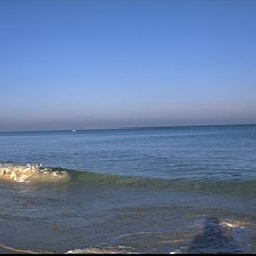
#> input picture problematique/baseDeDonneesImages/coast_art1130.jpg, 256 x 256 px; its folder holds only this picture in this run
$ python visualize.py
#> lines starting #> are read from the running program, lines starting #| are printed output that depends on the picture
### helpers/custom_class.py
import os

from helpers.custom_helper import *

#---------------------- Dimension tracker class
# Default values of dims
class dimension:
    # using Numpy will optimize the space and reduce the computation time
    def __init__(self, name, isAvg=True, max_dataset_size=292,mode=RGB):
#> called with name = 'mean bin', isAvg = True, max_dataset_size = 292, mode = 'RGB'
        self.max_dataset_size = max_dataset_size
        self.name = name
        self.mode=mode
        self.isAssociative = self.name in associative_dims
        # Doing the average only when asked to save computation time
        self.isAvg = isAvg
        self.round_val = 1
        self.create_storage()

    def change_mode(self,mode):
        self.mode=mode
    def create_storage(self):
        self.data = np.zeros((MODE_SIZE+1 if self.isAssociative else MODE_SIZE, self.max_dataset_size))
        if self.isAvg:
            self.mean = np.zeros((self.data.shape[0], 1))

    def update_dataset_size(self,new_size):
        self.max_dataset_size = new_size
        self.create_storage()
        return self

    def compute_mean(self):
        assert self.isAvg, "Not a average variable !"
        self.mean = np.round(np.mean(self.data, axis=1), self.round_val)

    def __setitem__(self, key, value):
        self.data[:,key]=value

    def __getitem__(self, item):
        return self.data[:,item]

    def get_axis(self,axe,mean=False):
        if not mean :
            return self.data[axe]
        elif self.isAvg:

            return self.mean[axe]


    def get_mean(self,index):
        assert self.isAvg,'Not an average variable'
        return self.mean[index]

    def __repr__(self):
        return f"{self.name},{self.mode},{'associative' if self.isAssociative else'dissociative'}," \
               f"{'avg' if self.isAvg else'no-avg'},{self.max_dataset_size}"

var_name2default_dim= {
    d_mean_bin:dimension(d_mean_bin,True),
    d_pred_bin:dimension(d_pred_bin,True),
    d_pred_count:dimension(d_pred_count,False),
    d_square_sum:dimension(d_square_sum,True),
    v_pred_bin:dimension(v_pred_bin,False)
}
getDefaultVar = lambda name,dataset_size=2 : var_name2default_dim[name].update_dataset_size(dataset_size)


#---------------------- Variables tracker class
class VariablesTracker:

    def __init__(self,track_list):
        if type(track_list)!= list :
            track_list=[track_list]
        self.variables=track_list # list of dimensions to watch !
        self.name2var={var.name:var for var in self.variables}


    def __getitem__(self, item): # get a variable by index
        return self.variables[item]

    def getVarByName(self,name):
        return self.name2var[name]

    def update_dataset_size(self,new_size):
        self.variables=[var.update_dataset_size(new_size) for var in self.variables]
        self.name2var={var.name:var for var in self.variables}
    def compute_mean(self):
        for var in self.variables:
            if var.isAvg :
                var.compute_mean()

    def compute_for_image(self,image,index,var):
            # We should only attack one var at a time
            debug=var_name2f[var.name](image)
            var[index]=debug

    def pick_var(self,dim=d_mean_bin, mode='RGB', index_mode=0):
        for var in self.variables :
            if var.name==dim  and var.mode==mode:
                return var.get_axis (index_mode)

    # [11 lines left out: functions pick_var_mean, __repr__, not called in this run]


#---------------------- Classes tracker class

from skimage import io as skiio
from skimage import color as skic
from helpers.analysis import Extent,genDonneesTest

class ClassesTracker(object) :


    def __init__(self,dimension_list=None,dims_list_idx=None):

        # liste de toutes les images
        _path = load_images()

        # Filtrer pour juste garder les images
        self.images = np.array([np.array(skiio.imread(image)) for image in _path])
        self.coast_id = []
        self.forest_id = []
        self.street_id = []
        self.class_labels = np.zeros((len(_path), 1)).astype('int32')
        for i, name_file in enumerate(_path):
            if "coast" in name_file:
                self.coast_id.append(i)
                self.class_labels[i] = 0
            elif "forest" in name_file:
                self.forest_id.append(i)
                self.class_labels[i] = 1
            else:
                self.street_id.append(i)
                self.class_labels[i] = 2

        self.all_classes = [self.coast_id, self.forest_id, self.street_id]
        # DO SUB CLASSES
        if N_CLASSES > 3:
            self.AjoutSubClasses()

        # This should be coherent
        if dimension_list == None:
            dimension_list = [dimension(name=d_mean_bin, mode=Lab), dimension(name=d_mean_bin, mode=HSV), dimension(name=d_fractal, mode=RGB)]
        if dims_list_idx == None:
            self.dims_list_idx = [(d_mean_bin, Lab, 1), (d_mean_bin, Lab, 2),
                                  (d_mean_bin, HSV, 1), (d_fractal, RGB, 0)]
        else:
            self.dims_list_idx = dims_list_idx
        print('Watching ', len(self.dims_list_idx), 'dims')
        self.tracker = VariablesTracker(dimension_list)
        self.tracker.update_dataset_size(len(self.images))

        self.n_bins = 256
        with timeThat('Pre processing of all the data'):
            self.pre_process_all_data(self.images)

        if len(self.dims_list_idx) != 1:
            plist = [self.tracker.pick_var(dim[0], dim[1], dim[2]) for dim in self.dims_list_idx]
            self.extent = Extent(ptList=np.stack(plist, axis=1))

            # génération de données aléatoires
            ndonnees = 5000
            self.donneesTest = genDonneesTest(ndonnees, self.extent, n=len(self.dims_list_idx))


    def pre_process_all_data(self,images,n_bins=256):
#> called with images = array of shape (1, 256, 256, 3), n_bins = 256
        # [24 lines left out: function rescaleHistLab, not called in this run]


        should_Compute = [False, False, False]
        for var in self.tracker.variables:
            if var.mode == RGB:
                should_Compute[0] = True
            elif var.mode == HSV:
                should_Compute[1] = True
            elif var.mode == Lab:
                should_Compute[2] = True

        for i, image in enumerate(images):
            if should_Compute[1]:
                images_HSV = skic.rgb2hsv(image)
                images_HSV = np.round(images_HSV / np.max(images_HSV) * (n_bins - 1)).astype('int32')
                for var in self.tracker :
                    if var.mode==HSV :
                        self.tracker.compute_for_image(images_HSV, i,var)

            if should_Compute[2]:
                # L [0,100],a,b [-127,127]
                images_LAB = skic.rgb2lab(image)
                images_LAB = rescaleHistLab(images_LAB, n_bins)
                images_LAB = images_LAB.astype('int32')
                for var in self.tracker :
                    if var.mode==Lab :
                        self.tracker.compute_for_image(images_LAB, i,var)
            if  should_Compute[0]:
                image = np.round(image / np.max(image) * (n_bins - 1)).astype('int32')
                for var in self.tracker :
                    if var.mode==RGB :
                        if var.name ==d_n_blob and useStoredBlob :
                            continue
                        else:
                            self.tracker.compute_for_image(image, i, var)
#> this loop made 1 pass
#> pass 1, in rgb2gray, `r, g, b = rgb[:, :, 0], rgb[:, :, 1], rgb[:, :, 2]`:
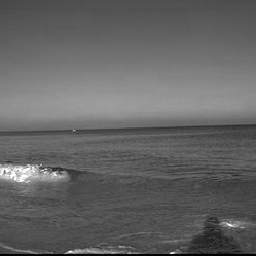
#> r: shape (256, 256) float64; min 0, max 255, mean 99.9
#> pass 1, in rgb2gray, `r, g, b = rgb[:, :, 0], rgb[:, :, 1], rgb[:, :, 2]`:
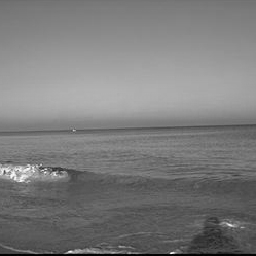
#> g: shape (256, 256) float64; min 0, max 254, mean 123.5

        if useStoredBlob :
            for var in self.tracker:
                if var.mode == RGB and var.name == d_n_blob:
                    var.data[:4]=loadStoreBlobData()

        self.tracker.compute_mean()

        return self.tracker

    # [41 lines left out: functions get_all_data, get_data_classwise, not called in this run]

    def __len__(self):
        return len(self.images)

    # [19 lines left out: function AjoutSubClasses, not called in this run]
        ## all classes juste apres coast_id

### helpers/custom_helper.py
import glob
import os
from collections import defaultdict
import numpy as np
import skimage.color

from skimage.feature import canny, blob_dog
from skimage import io as skiio
import matplotlib.pyplot as plt
import seaborn as sns
import pickle

N_CLASSES=3
get_n_rand_from_set = lambda sett, n=1 :np.random.choice(sett, n)
# [27 lines left out: functions getHighestFrequencyVector, d_pred_bin_f, d_pred_count_f, not called in this run]

# Only works in RGB
def rgb2gray(rgb):
    r, g, b = rgb[:, :, 0], rgb[:, :, 1], rgb[:, :, 2]
    gray = 0.2989 * r + 0.5870 * g + 0.1140 * b
    return gray

fractal_thr=100
sigma_canny = 8
def fractal_dimension(Z, threshold=None, Canny = False, sigma = None): # Z = images
    if threshold ==None:
        threshold=fractal_thr

    if sigma ==None:
        sigma=sigma_canny

    Z = Z.astype('float64')

    if Canny:
        Z = skimage.color.rgb2gray(Z)
        Z = canny(Z,sigma = sigma)
    else:
        Z = rgb2gray(Z)

    # Only for 2d image
    assert(len(Z.shape) == 2)

    def boxcount(Z, k):
        S = np.add.reduceat(
            np.add.reduceat(Z, np.arange(0, Z.shape[0], k), axis=0),
                               np.arange(0, Z.shape[1], k), axis=1)

        # We count non-empty (0) and non-full boxes (k*k)
        return len(np.where((S > 0) & (S < k*k))[0])

    # Transform Z into a binary array
    if not Canny:
        Z = (Z < threshold)

    # Minimal dimension of image
    p = min(Z.shape)

    # Greatest power of 2 less than or equal to p
    n = 2**np.floor(np.log(p)/np.log(2))

    # Extract the exponent
    n = int(np.log(n)/np.log(2))

    # Build successive box sizes (from 2**n down to 2**1)
    sizes = 2**np.arange(n, 1, -1)

    # Actual box counting with decreasing size
    counts = []
    for size in sizes:
        counts.append(boxcount(Z, size))

    # Fit the successive log(sizes) with log (counts)
    if 0 in counts :
        return 0

    coeffs = np.polyfit(np.log(sizes), np.log(counts), 1)
    return [-coeffs[0]]*3


# [20 lines left out: functions d_n_edges_sum_f, number_of_blob, not called in this run]

# ------ MODE NAMES :
RGB = 'RGB'
HSV = 'HSV'
Lab = 'Lab'
MODE_SIZE=3
all_modes=[RGB,HSV,Lab]
class2detailed_repr = {RGB: ['Red', 'Green', 'Blue','f'],
                       HSV: ['Hue', 'Saturation', 'Value','f'],
                       Lab: ['L', 'a', 'b','f']}


# Variables names and # Fonctions
# Dissociative variables means they calculate without taking the other dimension into account
d_mean_bin = 'mean bin'
d_mean_bin_f = lambda x : np.mean(x,axis=(0,1))
d_pred_bin = 'most predominant bin'

d_pred_count = 'counting occurence of predominant bin'

d_square_sum = 'square sum'
d_square_sum_f = lambda x: np.sum(np.square(x)) / 256 ** 3

# Special RGB dims
d_fractal = 'fractal dimension'
d_fractal_f = lambda x: fractal_dimension(Z = x,Canny=False)
d_n_blob = 'numbers of blobs'
d_n_blob_f = lambda x : number_of_blob(x)


d_n_edges_sum='sum of edges'
# Associative variable means they calculate always using the 3 dimensions of a pixel
v_pred_bin = 'most predominant triplet bin'
v_pred_bin_f=lambda x: getHighestFrequencyVector(x)

#d_square_sum,v_pred_bin
all_var_names=[d_mean_bin,d_pred_bin, d_pred_count,d_fractal,d_square_sum,d_pred_count]

var_name2f= {
    d_mean_bin:d_mean_bin_f,
    d_pred_bin:d_pred_bin_f,
    d_square_sum:d_square_sum_f,
    v_pred_bin:v_pred_bin_f,
    d_pred_count:d_pred_count_f,
    d_fractal:d_fractal_f,
    d_n_blob:d_n_blob_f,
    d_n_edges_sum:d_n_edges_sum_f
}
associative_dims=[v_pred_bin]

from contextlib import contextmanager
import time
from datetime import  timedelta
@contextmanager
def timeThat(name=''):
    try:
        start = time.time()
        yield ...
    finally:
        end = time.time()
        print(name+' finished in ',timedelta(seconds=end-start))


CLASS_COLOR_ARRAY=['blue','green','black','red']
class_labels=['coast','forest','street','sunset']

#to adapt to a good dimension
# [11 lines left out: function arrange_train_data, not called in this run]


PREVENT_OS_SORT = True

root = os.path.abspath(os.path.join(os.path.dirname(os.path.realpath(__file__)), os.pardir))
def load_images():
    root=os.path.abspath(os.path.join(os.path.dirname(os.path.realpath(__file__)), os.pardir))
    image_folder = root+ os.sep +r"problematique" + os.sep + "baseDeDonneesImages"
    _path = glob.glob(image_folder + os.sep + r"*.jpg")
    # To not be depedent of the OS-sort
    if PREVENT_OS_SORT:
        _path.sort()
        np.random.shuffle(_path)
    return _path

useStoredBlob = True
DEFAULT_BLOB_BINS=256
stored_blob_path=f'../problematique/blob_{DEFAULT_BLOB_BINS}.npy'
# [36 lines left out: functions storeBlobData, loadStoreBlobData, confusion_matrix, plot_confusion_matrix, not called in this run]

N_KMEAN=14
N_KNN=5
KNN_MODEL_PATH=(root+os.sep+f'/model/KNN_MODEL_{N_KMEAN}.npy',f'../model/KNN_MODEL_{N_KNN}.npy') #if N_CLASSES==4 else  (root+os.sep+f'model/KNN_3MODEL_{N_KMEAN}.npy',f'../model/KNN_3MODEL_{N_KNN}.npy')

HIDDEN_LAYERS=6
N_NEURONS=16
RNN_MODEL_PAH=root+os.sep+f'/model/RNN_h{HIDDEN_LAYERS}_n{N_NEURONS}_c{N_CLASSES}.h5'

DEFAULT_CT_PATH=root+os.sep+f'model/default_CT_{N_CLASSES}.pkl'

# [6 lines left out: function trytoloadCT, not called in this run]

loadCT = lambda x=4: trytoloadCT(x)

### problematique/visualize.py
import math
import itertools

from problematique.ImageCollection import ImageCollection
from helpers.custom_class import dimension, VariablesTracker, ClassesTracker
from helpers.custom_helper import *
from helpers.analysis import viewEllipse
import matplotlib.pyplot as plt

# [106 lines left out: function AllGraphScatter, not called in this run]

def bar_hist(mode=RGB,dim=d_mean_bin,dim_index=0,n_bin=100):

    dimensions_list = [dimension(name=dim, mode=mode)]

    picked_vars = [(dim, mode, dim_index)]
    CT = ClassesTracker(dimensions_list, picked_vars)

    tracker = CT.tracker
    fig = plt.figure()
    fig.suptitle(f'Bar histogram {dim}', fontsize=20)
    #ax = fig.subplots(N_CLASSES, 1)
    axe = fig.subplots(1, 1)
    data = tracker.pick_var(dim, mode, dim_index)
#> data = [1.64]

    data = np.round(data / max(data) * n_bin)
#> data = [100]
    for i in range(N_CLASSES):
        x = data[CT.all_classes[i]]
        y = np.bincount(x.astype('int32'), minlength=n_bin + 1)
        axe.bar(x=[i for i in range(n_bin + 1)], height=y, align='edge', color=CLASS_COLOR_ARRAY[i],alpha=0.5)
#> this loop made 3 passes

# [146 lines left out: functions Hist1D, brute_force_bar, graphs3d, graphs2d, not called in this run]


def main():
    pass

if __name__ == '__main__':
    # brute_force_bar()
    # main()
    bar_hist(mode = RGB, dim=d_fractal, dim_index=0)

    plt.show()
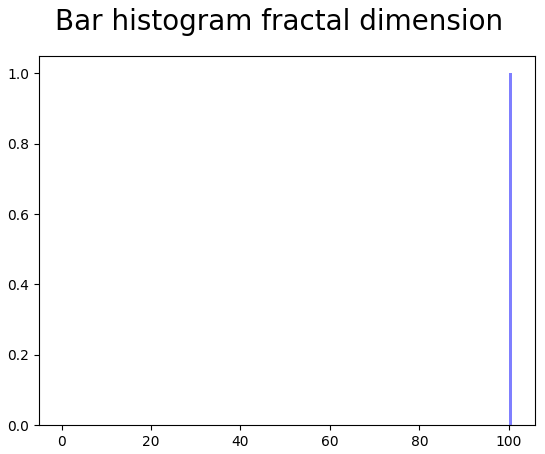
#> figure drawn by matplotlib, 1 panel; tallest bar 1 high, from x = 100 to 100.8

$ run again, on problematique/baseDeDonneesImages/coast_bea20.jpg
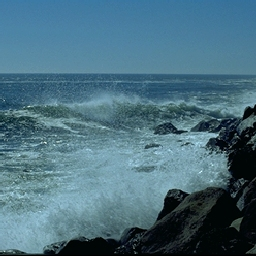
#> input picture problematique/baseDeDonneesImages/coast_bea20.jpg, 256 x 256 px
#> the loop in pre_process_all_data, `for i, image in enumerate(images):` made 1 pass
#> pass 1, in rgb2gray, `r, g, b = rgb[:, :, 0], rgb[:, :, 1], rgb[:, :, 2]`:
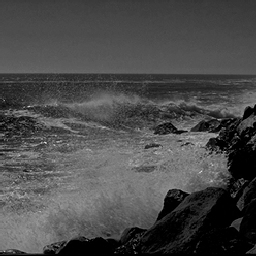
#> r: shape (256, 256) float64; min 0, max 233, mean 74.5
#> pass 1, in rgb2gray, `r, g, b = rgb[:, :, 0], rgb[:, :, 1], rgb[:, :, 2]`:
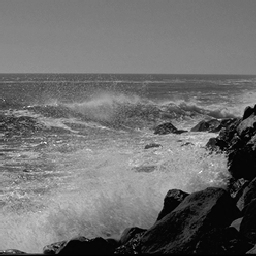
#> g: shape (256, 256) float64; min 0, max 255, mean 111.2
#> in bar_hist, `data = tracker.pick_var(dim, mode, dim_index)`: data = [1.67]
#> in bar_hist, `data = np.round(data / max(data) * n_bin)`: data = [100]
#> the loop in bar_hist, `for i in range(N_CLASSES):` made 3 passes

$ run again, on problematique/baseDeDonneesImages/coast_cdmc1000.jpg
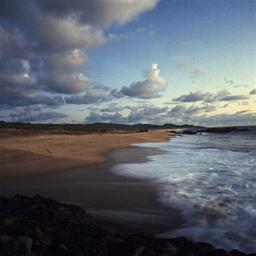
#> input picture problematique/baseDeDonneesImages/coast_cdmc1000.jpg, 256 x 256 px
#> the loop in pre_process_all_data, `for i, image in enumerate(images):` made 1 pass
#> pass 1, in rgb2gray, `r, g, b = rgb[:, :, 0], rgb[:, :, 1], rgb[:, :, 2]`:
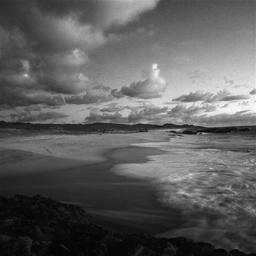
#> r: shape (256, 256) float64; min 0, max 255, mean 93.7
#> pass 1, in rgb2gray, `r, g, b = rgb[:, :, 0], rgb[:, :, 1], rgb[:, :, 2]`:
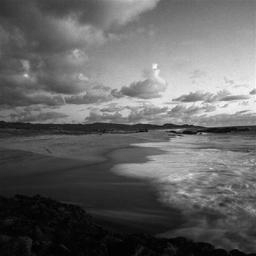
#> g: shape (256, 256) float64; min 0, max 252, mean 100
#> in bar_hist, `data = tracker.pick_var(dim, mode, dim_index)`: data = [1.51]
#> in bar_hist, `data = np.round(data / max(data) * n_bin)`: data = [100]
#> the loop in bar_hist, `for i in range(N_CLASSES):` made 3 passes
